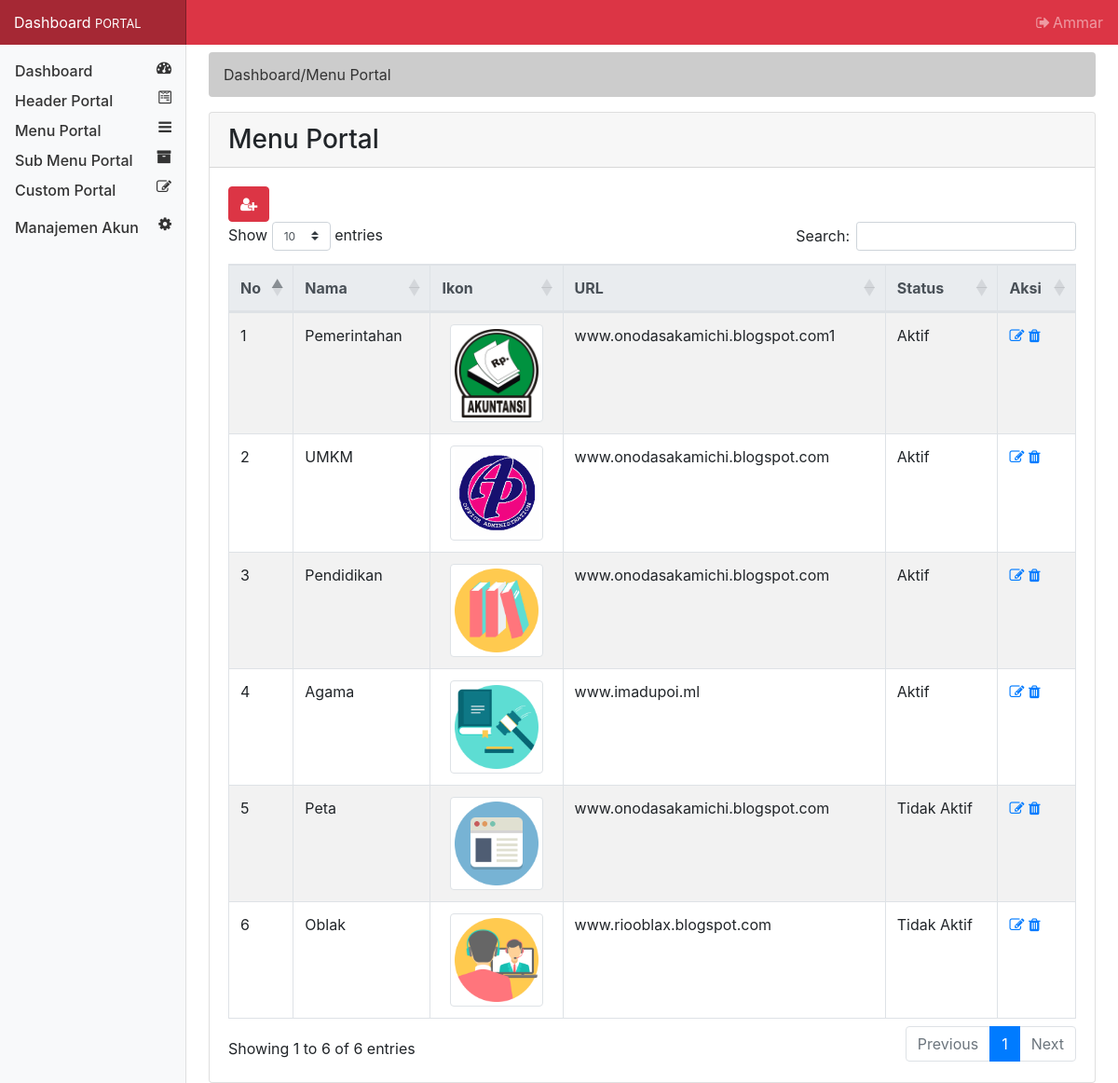
Screenshot of /p_admin/media.php?page=menu (signed in) with the database file from the repository.
### tables this page shows
CREATE TABLE `tb_konten` (
  `id` int(3) NOT NULL,
  `id_header` int(3) DEFAULT NULL,
  `nama` varchar(20) DEFAULT NULL,
  `gambar` varchar(255) DEFAULT NULL,
  `status` enum('1','0') DEFAULT NULL,
  `url` varchar(255) DEFAULT NULL
);

### config/Database.php (called while the page is built, shortened)
<?php
class Database {
	protected $conn;
	public function __construct($username = "root", $password = "", $host = "localhost", $dbname = "porta_desa") {
		try {
			$this->conn = new PDO("mysql:host={$host};dbname={$dbname};charset=utf8", $username, $password);
			$this->conn->setAttribute(PDO::ATTR_ERRMODE, PDO::ERRMODE_EXCEPTION);
			$this->conn->setAttribute(PDO::ATTR_DEFAULT_FETCH_MODE, PDO::FETCH_ASSOC);
		} catch (PDOException $e) {
			throw new Exception($e->getMessage());
		}
	}
	public function select($query, $params = []) {
		try {
			$stmt = $this->conn->prepare($query);
			$stmt->execute($params);
			return $stmt->fetch();
		} catch (PDOException $e) {
			throw new Exception($e->getMessage());
		}
	}
	public function selectall($query, $params = []) {
		try {
			$stmt = $this->conn->prepare($query);
			$stmt->execute($params);
			return $stmt->fetchAll();
		} catch (PDOException $e) {
			throw new Exception($e->getMessage());
		}
	}
}
?>

### p_admin/cek_login.php (called while the page is built, shortened)
<?php
$uid = $_SESSION['uid'];
$siki = $db->select('SELECT * FROM tb_admin where id=?', [$uid]);
$nama = $siki['nama'];
?>

### p_admin/modul/mod_menu/konten.php (the view, shortened to what this page needs)
<section id="breadcrumb">
  <ol class="breadcrumb">
    <li class="active">Dashboard/Menu Portal</li>
  </ol>
</section>
<div class="card">
  <h3 class="card-header">Menu Portal</h3>
  <div class="card-body">
    <a href="?page=amenu" class="btn btn-danger"><i class="fa fa-user-plus"></i></a><br/>
    <div class="table-responsive">
       <table id="example" class="table table-striped table-bordered" style="width:100%">
        <thead class="thead-light">
          <tr class="text-center">
            <th scope="col">No</th>
            <th scope="col">Nama</th>
            <th scope="col">Ikon</th>
             <th scope="col">URL</th>
            <th scope="col">Status</th>
            <th scope="col">Aksi</th>
          </tr>
        </thead>
        <?php
$no = 1;
$row = $db->selectall("SELECT * FROM tb_konten");
foreach ($row as $a) {
	?>
         <tr>
          <td><?php echo $no; ?></td>
          <td><?php echo $a['nama']; ?></td>
          <td  class="text-center"> <img width="100" class="img-thumbnail " src="../assets/foto_menu/<?php echo $a['gambar']; ?>" ></td>
          <td><?php echo $a['url']; ?></td>
          <td><?php $stat = $a['status'];
	if ($stat == "1") {
		echo 'Aktif';
	} else {
		echo "Tidak Aktif";
	}
	?></td>
          <td>
            <a href="?page=amenu&2wsxzaq1=qw&1qazxsw2=<?php echo $a['id'] ?>"><i class="fa fa-edit" alt="edit" title="edit"></i></a>
            <a onclick="return confirm('Are you sure you want to delete this item?');" href="?page=amenu&2wsxzaq1=qa&1qazxsw2=<?php echo $a['id'] ?>"><i class="fa fa-trash" alt="delete" title="delete"></i></a>
          </td>
        </tr>
        <?php $no++;}?>
      </table>
    </div>
  </div>
</div>

### p_admin/media.php (shortened to what this page needs)
<?php
include_once "../config/Database.php";
$db = new Database();
include_once "cek_login.php";
?>
<!DOCTYPE html>
<html>
<head>
  <link rel="stylesheet" href="https://maxcdn.bootstrapcdn.com/bootstrap/4.0.0/css/bootstrap.min.css">
  <link rel="stylesheet" type="text/css" href="https://maxcdn.bootstrapcdn.com/font-awesome/4.7.0/css/font-awesome.min.css">
  <link rel="stylesheet" href="../assets/css/style.css">
  <link rel="stylesheet" type="text/css" href="https://cdn.datatables.net/1.10.16/css/dataTables.bootstrap4.min.css">
  <link rel="stylesheet" type="text/css" href="https://cdnjs.cloudflare.com/ajax/libs/ekko-lightbox/5.3.0/ekko-lightbox.css">
</head>
<body>
  <?php
  include "head.php";
  ?>
  <div class="container-fluid">
    <div class="row">
      <nav class="col-md-2 d-none d-md-block bg-light sidebar" style="margin-top: 35px;">
        <?php include "nav.php" ?>
      </nav>
      <main role="main" class="col-md-9 ml-sm-auto col-lg-10 pt-3 px-4" style="margin-top: 40px">
        <?php include"switch.php" ?>
      </main>
    </body>
    </html>

### p_admin/head.php (shortened to what this page needs)
<header>
	<nav class="navbar navbar-dark fixed-top bg-danger flex-md-nowrap p-0">
		<a class="navbar-brand col-sm-3 col-md-2 mr-0" href="#">Dashboard <small>PORTAL</small></a>
		<ul class="navbar-nav px-3">
			<li class="nav-item text-nowrap">
				<a class="nav-link" href="logout.php"><i class="fa fa-sign-out fa-fw"></i><?php echo $nama ?></a>
			</li>
		</ul>
	</nav>
</header>

### p_admin/nav.php (shortened to what this page needs)
<div class="sidebar-sticky">
  <ul class="nav flex-column">
    <li class="nav-item">
      <a class="nav-link" href="?page=dashboard">
        <i class="fa fa-tachometer float-right
        "></i><span class="float-left">Dashboard </span>
      </a>
    </li>
    <li class="nav-item">
      <a class="nav-link" href="?page=head">
        <i class="fa fa-wpforms float-right
        "></i><span class="float-left">Header Portal</span>
      </a>
    </li>
    <li class="nav-item">
      <a class="nav-link" href="?page=menu">
        <i class="fa fa-navicon  float-right
        "></i><span class="float-left">Menu Portal</span>
      </a>
    </li>
    <li class="nav-item">
      <a class="nav-link" href="?page=sub">
        <i class="fa fa-archive  float-right
        "></i><span class="float-left">Sub Menu Portal</span>
      </a>
    </li>
    <li class="nav-item">
      <a class="nav-link" href="?page=edit">
        <i class="fa fa-edit float-right
        "></i><span class="text-left">Custom Portal</span>
      </a>
    </li>
    <li class="nav-item">
      <a class="nav-link" href="?page=akun">
        <i class="fa fa-cog float-right
        "></i><span class="text-left">Manajemen Akun</span>
      </a>
    </li>
  </ul>
</div>

### p_admin/switch.php (shortened to what this page needs)
<?php
$page = isset($_GET['page']) ? $_GET['page'] : null;
switch ($page) {
	case 'menu':
	include 'modul/mod_menu/konten.php';
	break;
}
?>

### assets/css/style.css (style rules this page uses)
.breadcrumb { background: #cccccc; color: #333333; }
.sidebar { position: fixed; top: 0; bottom: 0; left: 0; z-index: 100; padding: 0; box-shadow: inset -1px 0 0 rgba(0, 0, 0, .1); }
.sidebar-sticky { position: -webkit-sticky; position: sticky; top: 48px; height: calc(100vh - 48px); padding-top: .5rem; overflow-x: hidden; overflow-y: auto; }
.sidebar .nav-link { font-weight: 500; color: #333; }
.navbar-brand { padding-top: .75rem; padding-bottom: .75rem; font-size: 1rem; background-color: rgba(0, 0, 0, .25); box-shadow: inset -1px 0 0 rgba(0, 0, 0, .25); }

### rows the page displays
tb_konten: nama "Pemerintahan", gambar (picture), url "www.onodasakamichi.blogspot.com1", status "Aktif"
tb_konten: nama "UMKM", gambar (picture), url "www.onodasakamichi.blogspot.com", status "Aktif"
tb_konten: nama "Pendidikan", gambar (picture), url "www.onodasakamichi.blogspot.com", status "Aktif"
tb_konten: nama "Agama", gambar (picture), url "www.imadupoi.ml", status "Aktif"
tb_konten: nama "Peta", gambar (picture), url "www.onodasakamichi.blogspot.com", status "Tidak Aktif"
tb_konten: nama "Oblak", gambar (picture), url "www.riooblax.blogspot.com", status "Tidak Aktif"

### other values shown
$nama "Ammar"
